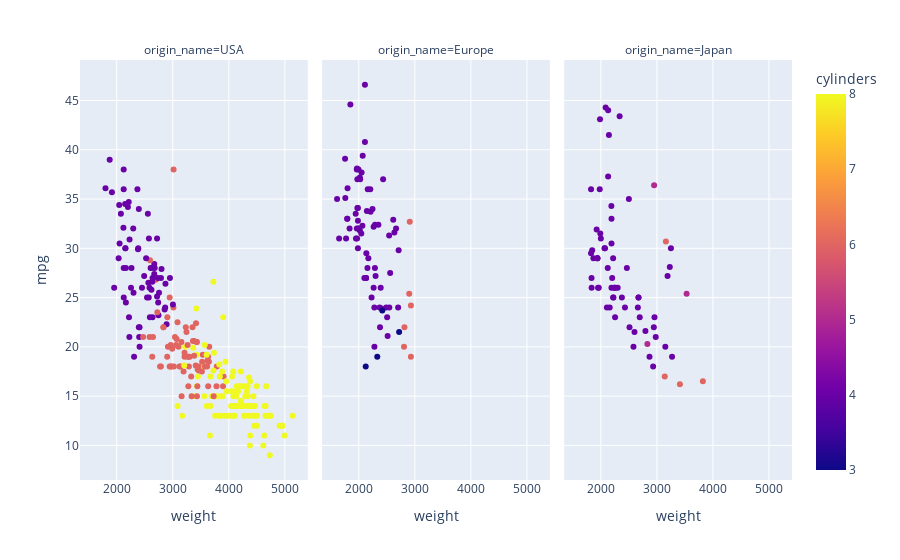

Notebook source saved alongside this figure:
### Code cell
px.scatter(auto, x='weight', y='mpg', color='cylinders', facet_col='origin_name')

### Figure 1 — Plotly figure (JSON) as saved in the notebook; plotly's stock layout.template omitted (floating-point values rounded to 4 significant figures; data arrays with more than 128 entries replaced by an {"elided": "..."} marker saying what was removed)
{"data": [{"hovertemplate": "origin_name=USA<br>weight=%{x}<br>mpg=%{y}<br>cylinders=%{marker.color}<extra></extra>", "legendgroup": "", "marker": {"color": {"elided": "245 int values"}, "coloraxis": "coloraxis", "symbol": "circle"}, "mode": "markers", "name": "", "orientation": "v", "showlegend": false, "type": "scatter", "x": {"elided": "245 int values"}, "xaxis": "x", "y": {"elided": "245 float values"}, "yaxis": "y"}, {"hovertemplate": "origin_name=Europe<br>weight=%{x}<br>mpg=%{y}<br>cylinders=%{marker.color}<extra></extra>", "legendgroup": "", "marker": {"color": [4, 4, 4, 4, 4, 4, 4, 3, 4, 4, 4, 4, 4, 3, 6, 4, 4, 4, 4, 4, 4, 4, 4, 4, 4, 4, 4, 4, 6, 4, 4, 4, 4, 6, 3, 4, 4, 4, 4, 4, 4, 4, 4, 4, 4, 4, 4, 4, 4, 4, 4, 4, 4, 4, 4, 6, 3, 4, 4, 4, 4, 4, 4, 4, 4, 4, 4, 4, 6, 6, 4, 4, 4, 4, 4, 4, 4, 4, 4], "coloraxis": "coloraxis", "symbol": "circle"}, "mode": "markers", "name": "", "orientation": "v", "showlegend": false, "type": "scatter", "x": [2372, 2130, 2130, 2228, 1773, 1613, 2278, 2330, 2288, 2506, 2100, 2279, 2379, 2124, 2807, 1950, 1836, 1649, 2003, 2489, 2391, 2171, 2702, 2545, 1795, 1795, 1990, 2155, 2930, 2045, 1945, 2265, 1985, 2815, 2720, 1985, 2070, 1800, 2560, 2300, 2515, 2405, 2135, 1975, 2020, 1968, 2019, 2711, 2542, 2434, 2265, 2110, 2110, 1850, 2145, 2910, 2420, 2290, 1755, 1760, 2065, 1975, 2050, 1985, 2210, 2350, 2615, 2635, 2900, 2930, 2025, 1970, 2160, 2205, 2245, 1965, 1965, 1995, 2665], "xaxis": "x2", "y": [24, 27, 27, 25, 31, 35, 24, 19, 28, 23, 27, 20, 22, 18, 20, 31, 32, 31, 32, 24, 26, 29, 24, 24, 33, 33, 32, 28, 19, 31.5, 33.5, 26, 30, 22, 21.5, 32.8, 39.4, 36.1, 27.5, 27.2, 21.1, 23.9, 29.5, 34.1, 31.8, 38.1, 37.2, 29.8, 31.3, 37, 32.2, 46.6, 40.8, 44.6, 33.8, 32.7, 23.7, 32.4, 39.1, 35.1, 32.3, 37, 37.7, 34.1, 33.7, 32.4, 32.9, 31.6, 25.4, 24.2, 37, 31, 36, 36, 34, 38, 32, 38, 32], "yaxis": "y2"}, {"hovertemplate": "origin_name=Japan<br>weight=%{x}<br>mpg=%{y}<br>cylinders=%{marker.color}<extra></extra>", "legendgroup": "", "marker": {"color": [4, 4, 4, 4, 4, 4, 4, 4, 4, 4, 4, 4, 4, 4, 4, 4, 4, 4, 4, 4, 4, 4, 4, 4, 4, 4, 4, 4, 4, 4, 4, 4, 4, 4, 4, 4, 4, 4, 4, 4, 6, 4, 4, 4, 4, 4, 5, 6, 4, 6, 4, 4, 5, 4, 4, 4, 4, 4, 4, 5, 4, 4, 4, 4, 4, 6, 4, 4], "coloraxis": "coloraxis", "symbol": "circle"}, "mode": "markers", "name": "", "orientation": "v", "showlegend": false, "type": "scatter", "x": [1835, 2672, 2430, 2375, 2234, 2123, 2074, 2065, 1834, 2254, 2933, 2511, 2979, 2189, 1950, 2265, 1867, 2158, 2582, 2868, 2660, 2219, 1963, 2300, 2108, 2246, 2000, 2223, 1937, 2694, 2957, 2945, 2671, 2464, 2220, 2202, 1937, 1825, 3150, 3270, 3820, 1825, 1940, 2190, 2600, 1985, 2830, 3140, 2795, 3410, 1990, 1925, 3530, 3190, 2130, 2144, 2188, 2085, 2335, 2950, 3250, 1845, 2500, 2190, 3230, 3160, 1980, 2130], "xaxis": "x3", "y": [26, 25, 24, 25, 26, 28, 30, 30, 27, 23, 18, 22, 21, 26, 26, 26, 29, 24, 20, 19, 24, 29, 26, 26, 24, 26, 31, 25, 29, 23, 23, 22, 25, 28, 25, 27, 29, 29.5, 20, 19, 16.5, 36, 29, 30.5, 21.5, 43.1, 20.3, 17, 21.6, 16.2, 31.5, 31.9, 25.4, 27.2, 37.3, 41.5, 34.3, 44.3, 43.4, 36.4, 30, 29.8, 35, 33, 28.1, 30.7, 36, 44], "yaxis": "y3"}], "layout": {"annotations": [{"font": {}, "showarrow": false, "text": "origin_name=USA", "x": 0.16, "xanchor": "center", "xref": "paper", "y": 1, "yanchor": "bottom", "yref": "paper"}, {"font": {}, "showarrow": false, "text": "origin_name=Europe", "x": 0.5, "xanchor": "center", "xref": "paper", "y": 1, "yanchor": "bottom", "yref": "paper"}, {"font": {}, "showarrow": false, "text": "origin_name=Japan", "x": 0.84, "xanchor": "center", "xref": "paper", "y": 1, "yanchor": "bottom", "yref": "paper"}], "autosize": true, "coloraxis": {"colorbar": {"title": {"text": "cylinders"}}, "colorscale": [[0, "#0d0887"], [0.1111, "#46039f"], [0.2222, "#7201a8"], [0.3333, "#9c179e"], [0.4444, "#bd3786"], [0.5556, "#d8576b"], [0.6667, "#ed7953"], [0.7778, "#fb9f3a"], [0.8889, "#fdca26"], [1, "#f0f921"]]}, "legend": {"tracegroupgap": 0}, "margin": {"t": 60}, "xaxis": {"anchor": "y", "autorange": true, "domain": [0, 0.32], "range": [1284.0, 5469.0], "title": {"text": "weight"}, "type": "linear"}, "xaxis2": {"anchor": "y2", "autorange": true, "domain": [0.34, 0.66], "matches": "x", "range": [1284.0, 5469.0], "title": {"text": "weight"}, "type": "linear"}, "xaxis3": {"anchor": "y3", "autorange": true, "domain": [0.68, 1.0], "matches": "x", "range": [1284.0, 5469.0], "title": {"text": "weight"}, "type": "linear"}, "yaxis": {"anchor": "x", "autorange": true, "domain": [0, 1], "range": [6.334, 49.27], "title": {"text": "mpg"}, "type": "linear"}, "yaxis2": {"anchor": "x2", "autorange": true, "domain": [0, 1], "matches": "y", "range": [6.334, 49.27], "showticklabels": false, "type": "linear"}, "yaxis3": {"anchor": "x3", "autorange": true, "domain": [0, 1], "matches": "y", "range": [6.334, 49.27], "showticklabels": false, "type": "linear"}}}
